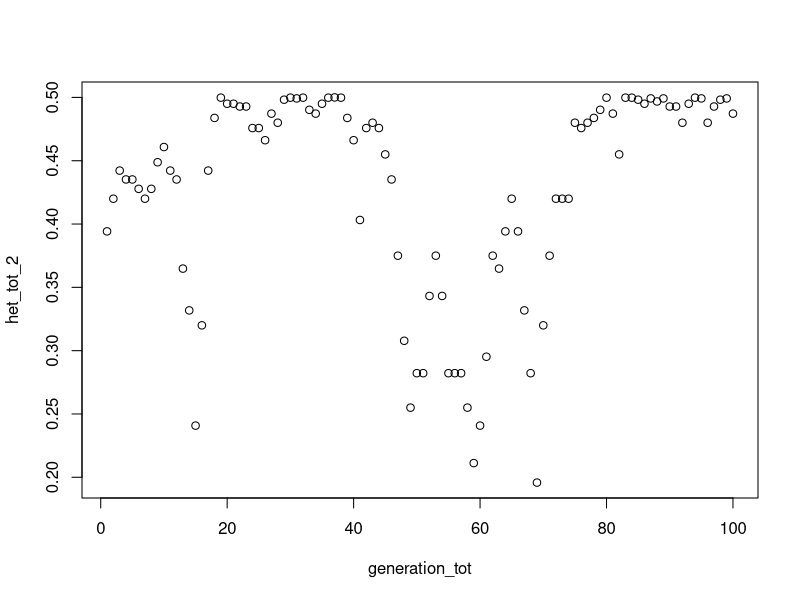
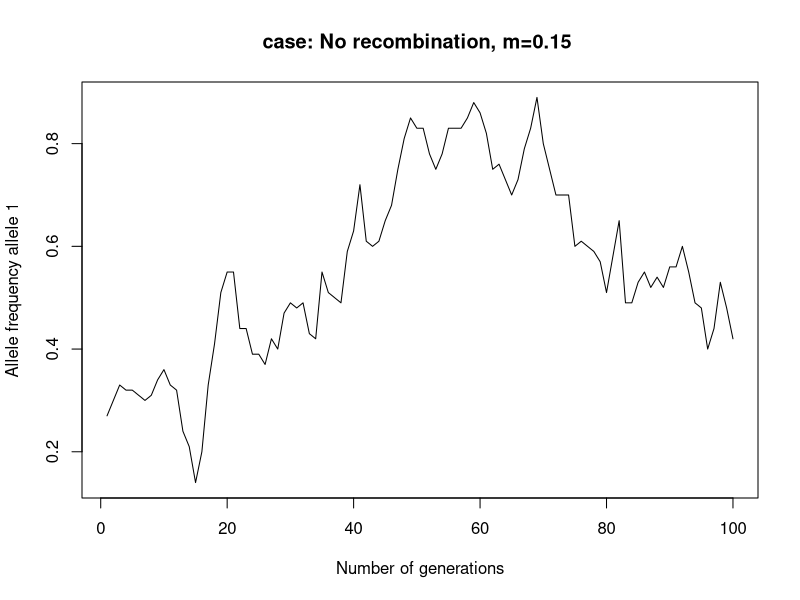

Source code (R) for these figures, in order:
# script to simulate overdominance without migration...

# Richmond change...
setwd("C:/Users/z5122213/Desktop/r_overdominance")

# how many loci are being modeled

nloci<-2

# how many metapopulations
meta<-1

# how many generations are we simulating
gens<-100

# what is the total pop size
popsize<-50

# what years are individuals being transferred

transfer<-400 # setting this to a high number in order to skip transfers...

# how many individuals are being transferred per transfer (currently restricted to 1 or 2)

numtrans<-0 # not doing transfers

# how many offspring does each pairing produce?
pairings<-10

# does recombination happen in males? TRUE = yes, FALSE = no
mrecomb<-TRUE

# how many replicates to run
replicates<-1

# file name info...
scenarioname<-"scenario1"
dir.create(scenarioname)

# need to loop over a range of crossing over rates...
for(c in seq(0,0,0)){
 
 message("c = ",c)
  
  # need to loop over a range of mortality rates due to homozygosity
  for(m in seq(0.15,0.15)){
    message("m = ",m)

    # need to loop through a series of replicate runs...
    for(i in 1:replicates){
      message("i = ",i)
      locilist<-list()
      allelefreqp1<-list()
      # first need to generate a base population...
      # Name the alleles at loci 1 (the potentially lethal one...)
      locilist[[1]]<-c(1,2)
      # Allele frequencies for loci 1
      allelefreqp1[[1]]<-c(0.2,0.8)
      # Name the alleles at loci 2 (the neutral one...)
      locilist[[2]]<-c(10,20)
      # Allele frequencies for loci 2
      allelefreqp1[[2]]<-c(0.5,0.5)

      # Calculating the number of individuals/meta population
      metasz<-c(popsize/meta)
  
      # Create a data.frame to track details...
      popgenome1<-as.data.frame(matrix(ncol=nloci*2+6,nrow=metasz))
  
      # first column is sex
      popgenome1[1:(metasz/2),1]<-"Male"
      popgenome1[(metasz/2+1):metasz,1]<-"Female"
  
      # second column is population
      popgenome1[,2]<-1
  
      # third column is generation
      popgenome1[,3]<-0
  
      # fourth column is male parent
      popgenome1[,4]<-0
  
      # fifth column is female parent
      popgenome1[,5]<-0
  
      # sixth column is generation individual number
      popgenome1[,6]<-rownames(popgenome1)
  
      
      # generate initial genotypes for population 1
      
      # going to put the two loci on a single stretch of chromosome one after the other in the data table
      for(k in 1:nloci){
        popgenome1[1:metasz,(k+6)]<-sample(locilist[[k]], size=metasz, replace=TRUE, prob=allelefreqp1[[k]])
        popgenome1[1:metasz,(k+8)]<-sample(locilist[[k]], size=metasz, replace=TRUE, prob=allelefreqp1[[k]])
      }
  
      # We have our population genomes, now we have to simulate the population over time...
  
      pop1<-popgenome1
     
      #heterozygosity variables
      het_tot_1=list()
      het_tot_2=list()
      generation_tot=list()
      alle_freq__tot_1=list()
  
      for (g in 1:gens){
        #message("g = ",g)
        # males and females from pop 1
        malep1<-which(popgenome1$V1=="Male")
        femalep1<-which(popgenome1$V1=="Female")
    
        # create matrix into which parent combinations are placed
        parents1<-matrix(nrow=metasz,ncol=2)
    
        # select males and females that are mating with each other - males column 1 females column 2
        parents1[,1]<-sample(as.numeric(malep1), size=metasz, replace=TRUE, prob=NULL)
        parents1[,2]<-sample(as.numeric(femalep1), size=metasz, replace=TRUE, prob=NULL)
        
        # have parents, now lets make offspring making pairings*offspring/pairing young
        offspring1<-as.data.frame(matrix(nrow=metasz*pairings,ncol=(7+nloci*2)))
        
        # now have to loop through the pairings to make offspring...
        for(p in 1:dim(parents1)[1]){
          # give the offspring a sex
          offspring1[((p-1)*pairings+1):(p*pairings),1]<-sample(c("Male","Female"),size=pairings, replace=TRUE)
          # mark the source population of the individual
          offspring1[((p-1)*pairings+1):(p*pairings),2]<-1
          # mark the generation of the offspring
          offspring1[((p-1)*pairings+1):(p*pairings),3]<-g
          # give the male parent
          offspring1[((p-1)*pairings+1):(p*pairings),4]<-parents1[p,1]
          # give the female parent
          offspring1[((p-1)*pairings+1):(p*pairings),5]<-parents1[p,2]
          
          # 6 is reserved for ind # and 7 is reserved for alive/dead status
          
          # getting genotype of each offspring for a pairing...
          
          # parent chromosomes
          mchrome1<-c(popgenome1[parents1[p,1],7],popgenome1[parents1[p,1],8])
          mchrome2<-c(popgenome1[parents1[p,1],9],popgenome1[parents1[p,1],10])
          fchrome1<-c(popgenome1[parents1[p,2],7],popgenome1[parents1[p,2],8])
          fchrome2<-c(popgenome1[parents1[p,2],9],popgenome1[parents1[p,2],10])
          for(n in 1:pairings){
            # getting the genotype from dad
            randad<-runif(1) # getting a random deviate to see if crossing over happens
            mctemp1<-rep(NA,2)
            mctemp2<-rep(NA,2)
            if(randad<c & mrecomb){
            mctemp1<-c(mchrome1[1],mchrome2[2])
            mctemp2<-c(mchrome2[1],mchrome1[2])
            } else {
              mctemp1<-mchrome1 # store 1st male gamete from dad
              mctemp2<-mchrome2 # store 2nd male gamete from dad
            }
            malechromes<-list(mctemp1,mctemp2)
            # pick which male gamete this offspring is getting...
            offspring1[(p-1)*pairings+n,8:9]<-malechromes[[sample(c(1,2),1)]]
            
            # getting the genotype from mom
            ranmom<-runif(1) # getting a random deviate to see if crossing over happens
            fctemp1<-rep(NA,2)
            fctemp2<-rep(NA,2)
            if(ranmom<c){
             fctemp1<-c(fchrome1[1],fchrome2[2])
            fctemp2<-c(fchrome2[1],fchrome1[2])
            } else {
              fctemp1<-fchrome1 # store 1st female gamete from mom
              fctemp2<-fchrome2 # store 2nd female gamete from mom
            }
            femalechromes<-list(fctemp1,fctemp2)
            # pick which male gamete this offspring is getting...
            offspring1[(p-1)*pairings+n,10:11]<-femalechromes[[sample(c(1,2),1)]]
          }
        }
        offspring1[,6]<-as.numeric(rownames(offspring1))
        offspring1[,7]<-1 # "1 = alive"
        offspring1$V12<-runif(dim(offspring1)[1])
        for(ii in 1:dim(offspring1)[1]){
          # apply mortality if an individual is homozygous for the second loci on each chromosome
          if(offspring1[ii,"V8"]==offspring1[ii,"V10"]){ # test to find homozygotes
            if(offspring1[ii,"V12"]<m){  # if the random number assigned to that ind is less than mort probability
              offspring1$V7[ii]<-0   # set the individual to dead
            }
          }
        }
        # get the male and female offsprings that are alive and then select the ones we'll use for 
        # the next generations
        maleoffs<-offspring1[which(offspring1$V1=="Male" & offspring1$V7==1),]
        femaleoffs<-offspring1[which(offspring1$V1=="Female" & offspring1$V7==1),]
        popgenome1<-rbind(maleoffs[sample(1:dim(maleoffs)[1],size=metasz/2,replace=FALSE),],femaleoffs[sample(1:dim(femaleoffs)[1],size=metasz/2,replace=FALSE),])
        popgenome1<-popgenome1[,c("V1","V2","V3","V4","V5","V6","V8","V9","V10","V11")]
        colnames(popgenome1)<-c("V1","V2","V3","V4","V5","V6","V7","V8","V9","V10")
        pop1<-rbind(pop1,popgenome1)
        
        #calculate heterozygosity
        count_allele_10<-sum(length(which(popgenome1$V8==10)),length(which(popgenome1$V10==10))) 
        count_allele_20<-100-count_allele_10 
        het_1<-1-sum(((count_allele_10/100)^2),((count_allele_20/100)^2))
        count_allele_1<-sum(length(which(popgenome1$V7==1)),length(which(popgenome1$V9==1)))
        count_allele_2<-100-count_allele_1
        het_2<-1-sum(((count_allele_1/100)^2),((count_allele_2/100)^2))
        het_tot_1<-rbind(het_tot_1,het_1)
        het_tot_2<-rbind(het_tot_2,het_2)
        generation_tot<-rbind(generation_tot,g)
        # frequency allele 1
        alle_freq_1<-(count_allele_1*(sum(count_allele_1,count_allele_2))/10000)
        alle_freq__tot_1<-rbind(alle_freq__tot_1, alle_freq_1)
      }
      colnames(pop1)<-c("sex","source","gen","malep","femalep","indnum","c1-l1","c1-l2","c2-l1","c2-l2")
      write.csv(pop1,file=paste(scenarioname,"\\",scenarioname,"-cr","-mort",m*100,"-rep-",i,".csv",sep=""),row.names=FALSE)
      #plot(generation_tot,het_tot_1)
      plot(generation_tot,het_tot_2)
      plot(generation_tot, alle_freq__tot_1,type="l", ylab = "Allele frequency allele 1",xlab = "Number of generations",main = "case: No recombination, m=0.15 ")
    }
  }
}

